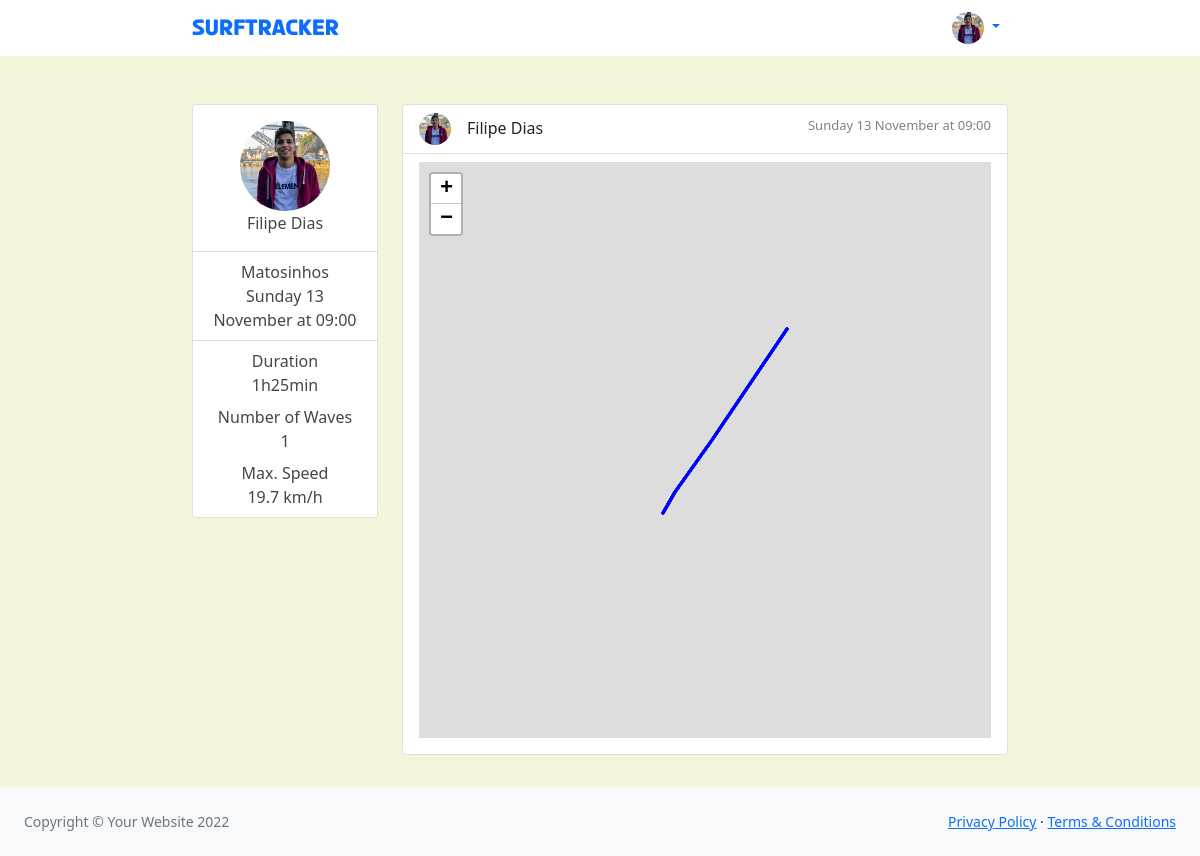
Page /session/12/ on the committed database.
### main/models.py (models this page shows, shortened)
class Surfer(AbstractUser):
    class Meta:
        verbose_name_plural = "Surfers"
    first_name = models.CharField(max_length=30)
    last_name = models.CharField(max_length=30)
    strava_user_id = models.CharField(max_length=90)

class SurfSession(models.Model):
    name = models.CharField("Name", max_length=90, default="")
    surfer = models.ForeignKey(Surfer, on_delete=models.CASCADE)
    location = models.ForeignKey(SurfSpot, on_delete=models.CASCADE, null=True)
    strava_activity_id = models.CharField("Strava Activity", max_length=90)
    number_of_waves = models.IntegerField(default=0)
    duration = models.TimeField("Duration", default=time(0, 0))
    max_speed = models.DecimalField("Speed (km/h)", default=0, max_digits=4, decimal_places=1)
    date = models.DateTimeField(null=True)
    has_gpx_data = models.BooleanField(default=False)
    def display_date(self):
        import pytz
        local_tz = pytz.timezone('Europe/Lisbon')
        dt_begin_today = datetime.now(local_tz).replace(hour=0, minute=0)
        dt_begin_yesterday = dt_begin_today - timedelta(days=1)
        if self.date > dt_begin_today:
            return f"Today at {self.date.strftime('%H:%M')}"
        elif self.date > dt_begin_yesterday:
            return f"Yesterday at {self.date.strftime('%H:%M')}"
        else:
            return f"{self.date.strftime('%A')} {self.date.strftime('%d %B')} at {self.date.strftime('%H:%M')}"
    def display_duration(self):
        return f"{self.duration.minute}min" if self.duration.hour == 0 else f"{self.duration.hour}h{self.duration.minute}min"
    def display_max_speed(self):
        return f"{self.max_speed} km/h"

class SurfSpot(models.Model):
    name = models.CharField("Name", max_length=90, default="")
    latitude = models.DecimalField("Latitude", max_digits=22, decimal_places=16)
    longitude = models.DecimalField("Longitude", max_digits=22, decimal_places=16)
    short_name = models.CharField("Image name", max_length=90, default="")
    def __str__(self):
        return self.name

### main/views.py (the view)
# urls.py: re_path(r'^session/(?P<session_id>[0-9]+)/$', views.session, name="session"),
@require_http_methods(["GET"])
def session(request, session_id):
    session = SurfSession.objects.get(id=session_id)
    session_data = {
        'session_id': session.id,
        'name': session.name,
        'spot_lat': float(session.location.latitude),
        'spot_long': float(session.location.longitude),
        'wave_points': get_session_gpx(session)
    }
    vc = {
        'surfer': session.surfer,
        'session': session,
        'session_data': session_data
    }
    return render(request, 'session.html', {'vc': vc})

### main/views.py (called while the page is built)
def get_session_gpx(s):
    gpx_session_waves = list()
    session_waves = Wave.objects.filter(session=s)
    for w in session_waves:
        session_wave_gpx = list()
        session_wave = WavePoint.objects.filter(wave=w)
        for wp in session_wave:
            session_wave_gpx.append({
                "latitude": float(wp.latitude),
                "longitude": float(wp.longitude),
                "time": wp.time.strftime('%Y-%m-%d %H:%M:%S'),
            })
            gpx_session_waves.append(session_wave_gpx)
    return gpx_session_waves

### templates/session.html (shortened to what this page needs)
<!DOCTYPE html>
{% load static %}
<html lang="en">
    <head>
        <link href="https://cdn.jsdelivr.net/npm/simple-datatables@latest/dist/style.css" rel="stylesheet" />
        <link href="{% static 'css/styles.css' %}" rel="stylesheet" />
        <link href="{% static 'css/home.css' %}" rel="stylesheet" />
        <link rel="stylesheet" href="https://unpkg.com/leaflet@1.9.2/dist/leaflet.css" />
    </head>
    <body class="sb-nav-fixed">
        <nav class="sb-topnav navbar navbar-expand navbar-bg">
            <div class="navbar-content">
              <a class="navbar-brand" href="/">SurfTracker</a>
              <ul class="navbar-nav">
                  <li class="nav-item dropdown">
                      <a class="nav-link dropdown-toggle" id="navbarDropdown" href="#" role="button" data-bs-toggle="dropdown" aria-expanded="false">
                        <img class="avatar-img avatar-sm" src="{% static 'avatars/'%}{{vc.surfer.id}}.png">
                      </a>
                  </li>
              </ul>
            </div>
        </nav>
        <div id="layoutSidenav">
            <div id="layoutSidenav_content">
                <main>
                    <div class="page-content">
                        <div class="row mt-5 ">
                            <div class="col-xl-3 col-md-6">
                                <div class="card profile-card">
                                    <div class="card-body">
                                      <div class="avatar avatar-surfer avatar-lg">
                                        <div class="avatar-content"><div class="avatar-img-wrapper">
                                            <img class="avatar-img" src="{% static 'avatars/'%}{{vc.surfer.id}}.png">
                                          </div>
                                          </div>
                                      </div>
                                      <div class="text-center">{{vc.surfer.first_name}} {{vc.surfer.last_name}}</div>
                                    </div>
                                    <div class="card-footer align-items-center justify-content-between">
                                        <div class="text-center">{{vc.session.location}}</div>
                                        <div class="text-center">{{vc.session.display_date}}</div>
                                    </div>
                                    <div class="card-footer align-items-center justify-content-between">
                                        <div class="text-center text-bold">Duration</div>
                                        <div class="text-center">{{vc.session.display_duration}}</div>
                                        <div class="text-center text-bold pt-2">Number of Waves</div>
                                        <div class="text-center">{{vc.session.number_of_waves}}</div>
                                        <div class="text-center text-bold pt-2">Max. Speed</div>
                                        <div class="text-center">{{vc.session.display_max_speed}}</div>
                                    </div>
                                </div>
                            </div>
                            <div class="col-xl-9 col-md-6">
                              <div class="card card-session session-page-card">
                                <div class="card-header">
                                  <img class="avatar-img avatar-sm"  src="{% static 'avatars/'%}{{vc.surfer.id}}.png">
                                  <div class="session-surfer-name">{{vc.session.surfer.first_name}} {{vc.session.surfer.last_name}}</div>
                                  <div class="session-date">{{vc.session.display_date}}</div>
                                </div>
                                <div class="card-body session-card-body">
                                    <div id="map_{{vc.session.id}}" class="session-page-session-map"></div>
                                </div>
                              </div>
                            </div>
                    </div>
                </main>
                <footer class="py-4 bg-light mt-auto">
                    <div class="container-fluid px-4">
                        <div class="d-flex align-items-center justify-content-between small">
                            <div class="text-muted">Copyright &copy; Your Website 2022</div>
                            <div>
                                <a href="#">Privacy Policy</a>
                                &middot;
                                <a href="#">Terms &amp; Conditions</a>
                            </div>
                        </div>
                    </div>
                </footer>
            </div>
        </div>
    </body>
</html>

### static/css/home.css (style rules this page uses)
.navbar-content { display: flex; margin-left: 16%; margin-right: 16%; width: 100%; }
.navbar-nav { float: right; margin-left:auto; }
.page-content { margin-left: 16%; margin-right: 16%; }
.navbar-brand { padding-top: 0.6125rem; font-family: "Apple Tea"; }
.navbar-bg { background-color: white; color: dodgerblue; }
.sb-nav-fixed { background-color: beige; }
.profile-card, .card-footer { background-color: white; color: #474545; }
.card-header { display: flex; background-color: white; }
.card-session { margin-bottom: 2rem; }
.session-page-card { min-height: 550px; }
.avatar-athlete img, .avatar-surfer, .avatar-img { border-radius: 50%; background-color: #f7f7fa; }
.avatar-lg, .avatar-lg .avatar-img { height: 90px; width: 90px; margin-left: auto; margin-right: auto; }
.avatar-sm, .avatar-sm .avatar-img { height: 32px; width: 32px; }
.avatar-content { display: table-row; }
.session-surfer-name { margin-left: 1rem; padding-top: 0.2rem; }
.session-date { margin-left: auto; padding-top: 0.2rem; color: gray; font-size: small; }
.session-card-body { padding-left: 1rem; padding-right: 1rem; padding-top: 0.5rem; padding-bottom: 1rem; }
.session-page-session-map { height: 36rem; }

### rows in the picture
Surfer: surfer.first_name "Filipe", surfer.last_name "Dias"
SurfSession: session.location "Matosinhos", session.display_date "Sunday 13 November at 09:00", session.display_duration "1h25min", session.number_of_waves "1", session.display_max_speed "19.7 km/h", session.surfer.first_name "Filipe", session.surfer.last_name "Dias"
